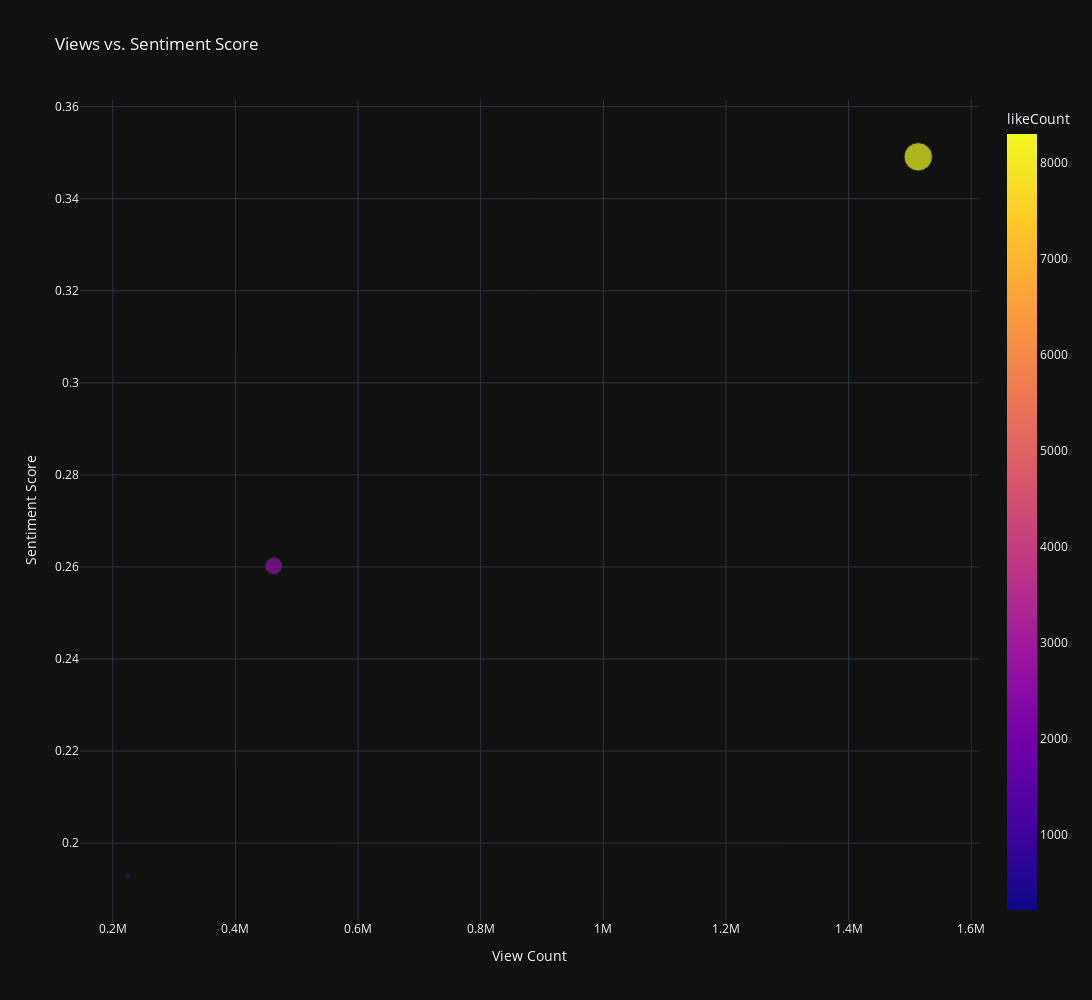

Write notebook code for a chart like this one.
### Markdown cell above
### Views vs Sentiment Score

### Code cell
# Scatter plot to explore correlation between sentiment score and view count.
fig = px.scatter(
    df,
    x = 'viewCount',
    y = 'sentimentScore',
    size = 'commentCount',
    color = 'likeCount',
    title = 'Views vs. Sentiment Score',
    labels = { 'viewCount' : 'View Count', 'sentimentScore' : 'Sentiment Score' },
    width = width,
    height = height,
    template = template
)
fig.show()

### Figure 1 — Plotly figure (JSON) as saved in the notebook; plotly's stock layout.template omitted (floating-point values rounded to 4 significant figures)
{"data": [{"hovertemplate": "View Count=%{x}<br>Sentiment Score=%{y}<br>commentCount=%{marker.size}<br>likeCount=%{marker.color}<extra></extra>", "legendgroup": "", "marker": {"color": [221, 8295, 2699], "coloraxis": "coloraxis", "size": [13, 681, 240], "sizemode": "area", "sizeref": 1.702, "symbol": "circle"}, "mode": "markers", "name": "", "orientation": "v", "showlegend": false, "type": "scatter", "x": [224710, 1513582, 462395], "xaxis": "x", "y": [0.1928, 0.3491, 0.2602], "yaxis": "y"}], "layout": {"coloraxis": {"colorbar": {"title": {"text": "likeCount"}}, "colorscale": [[0, "#0d0887"], [0.1111, "#46039f"], [0.2222, "#7201a8"], [0.3333, "#9c179e"], [0.4444, "#bd3786"], [0.5556, "#d8576b"], [0.6667, "#ed7953"], [0.7778, "#fb9f3a"], [0.8889, "#fdca26"], [1, "#f0f921"]]}, "height": 1000, "legend": {"itemsizing": "constant", "tracegroupgap": 0}, "title": {"text": "Views vs. Sentiment Score"}, "width": 1600, "xaxis": {"anchor": "y", "domain": [0, 1], "title": {"text": "View Count"}}, "yaxis": {"anchor": "x", "domain": [0, 1], "title": {"text": "Sentiment Score"}}}}
